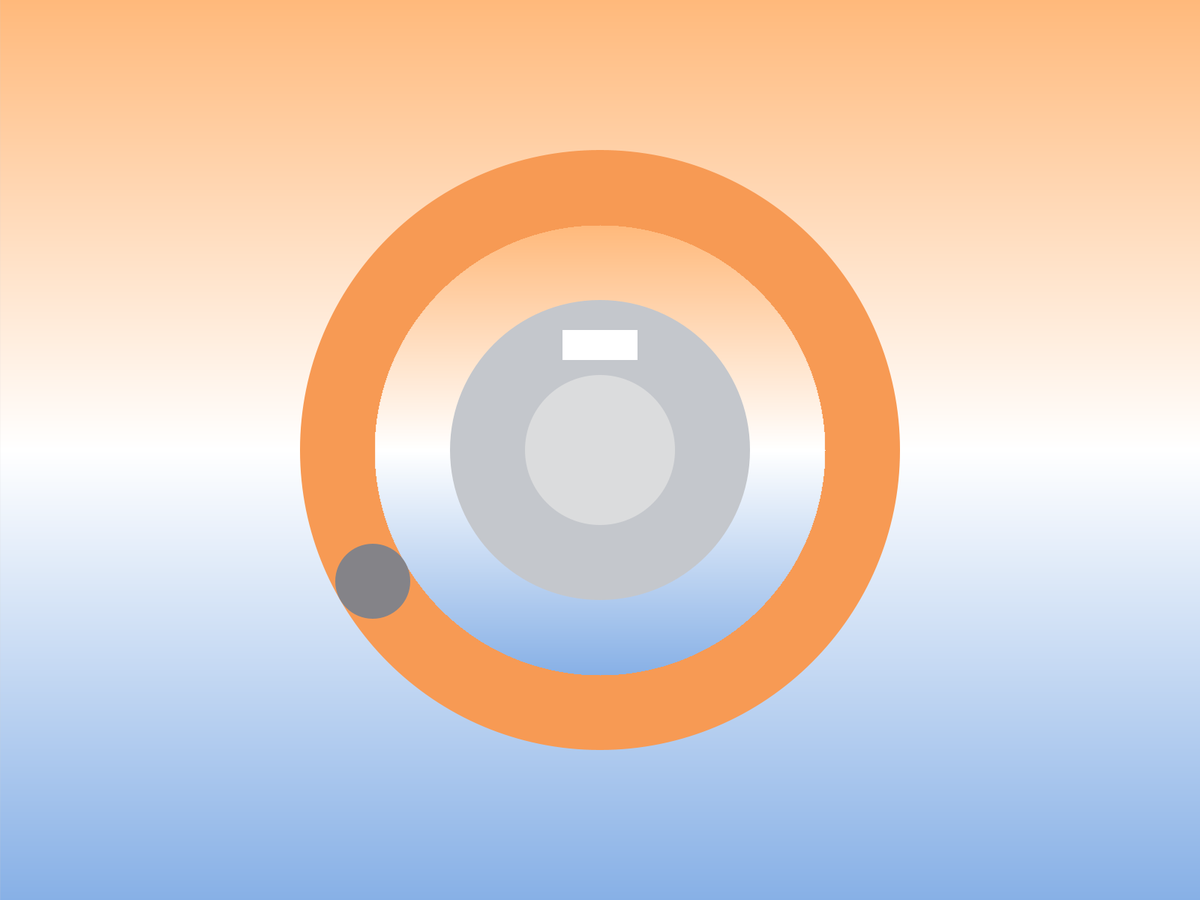
Frame 1 (no input)
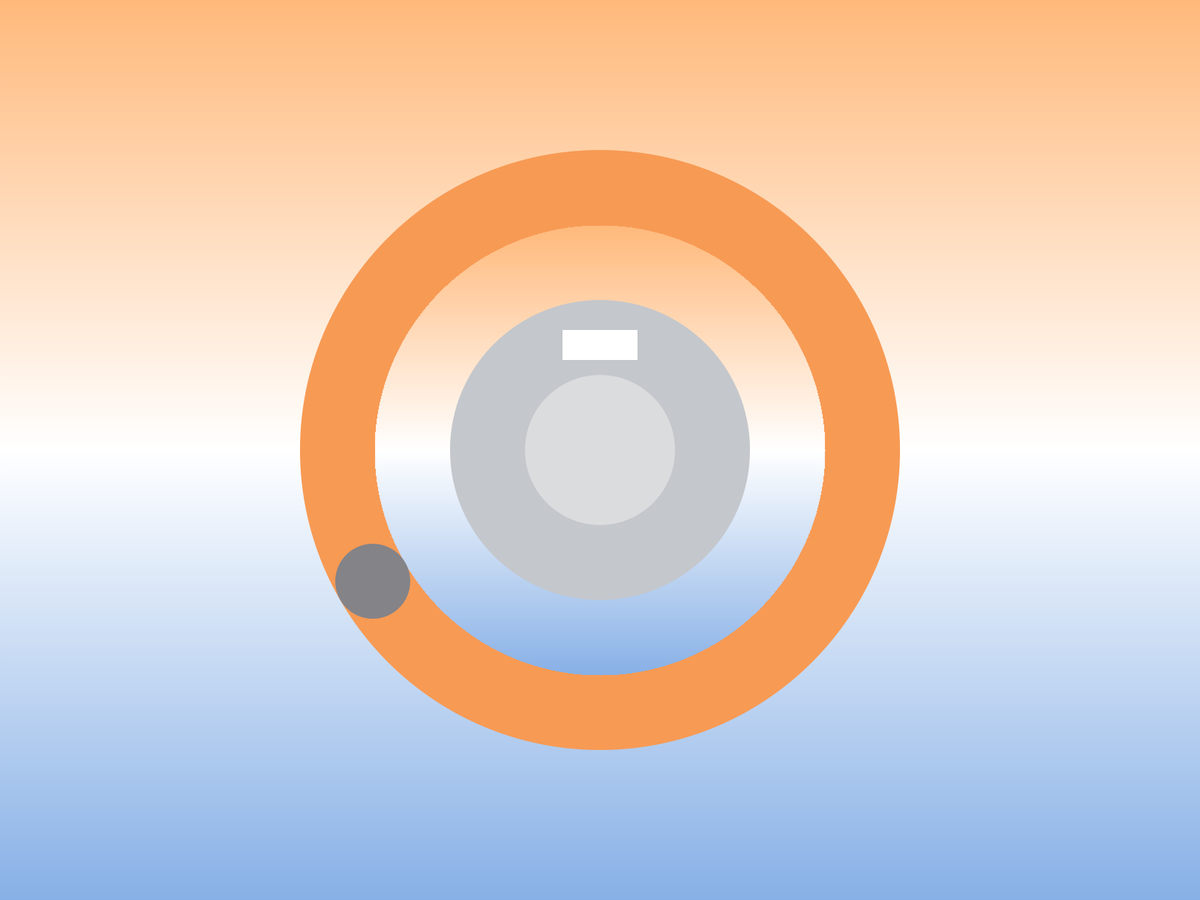
Frame 60 (the mouse pressed at the canvas centre just before this capture)
Frame 120 (the mouse held since frame 60 and released just before this capture): identical to frame 60, image omitted

The Processing sketch that drew these frames (run headless with seeded random() and noise(); from frame 60 on, the mouse is pressed at the canvas centre):

// Processing sketch: alarm
// ── alarm.pde

int centerX, centerY; // 圆心位置
int outerRadius = 400; // 外圆半径
int innerRadius = 300; // 内圆半径
int menuRadius = 200; // menu圆半径
int switchRadius = 100; // switch圆半径
int buttonRadius = 50; // 按钮半径
float angle; // 当前角度
float lastAngle; // 上一个角度位置
float maxAngle; // 按钮扫过的最远角度


void setup() {
  fullScreen(); // 设置窗口大小
  centerX = width / 2;
  centerY = height / 2;
  float initialAngle = 150 * (PI / 180); // 七点钟方向的角度，转换为弧度
  angle = initialAngle; // 设置初始角度为七点钟方向
  lastAngle = angle; // 设置初始的上一个角度
}

void draw() {
  drawGradientBackground(); // 绘制渐变背景
  drawRings();
  drawButton();
  drawWhiteRectangle(centerX, centerY-140); // 绘制长方形
}

// 自定义函数绘制橙色到白色再到蓝色的渐变背景
void drawGradientBackground() {
  for (int i = 0; i < height; i++) {
    float inter;
    int c;

    if (i < height / 2) {
      // 从橙色渐变到白色
      inter = map(i, 0, height / 2, 0, 1);
      c = lerpColor(color(255, 185, 123), color(255), inter);
    } else {
      // 从白色渐变到蓝色
      inter = map(i, height / 2, height, 0, 1);
      c = lerpColor(color(255), color(135, 176, 230), inter);
    }

    stroke(c);
    line(0, i, width, i);
  }
}

void drawRings() {
  fill(247,154,84); // 设置外圆颜色
  noStroke();
  ellipse(centerX, centerY, outerRadius * 2, outerRadius * 2); // 绘制外圆
  
  if (maxAngle > 150 * (PI / 180)) {
    fill(46, 46, 142); // 设置扫过区域的颜色为蓝色
    arc(centerX, centerY, outerRadius * 2, outerRadius * 2, 150 * (PI / 180), maxAngle); // 绘制扫过区域
  }
  drawInnerCircleLinearGradient(centerX, centerY, innerRadius);
  
  fill(196,199,204); // 设置menu圆颜色
  noStroke();
  ellipse(centerX, centerY, menuRadius * 2, menuRadius * 2); // 绘制menu圆
  
  fill(219,220,221); // 设置switch圆颜色
  noStroke();
  ellipse(centerX, centerY, switchRadius * 2, switchRadius * 2); // 绘制switch圆
  
}

void drawInnerCircleLinearGradient(int cx, int cy, int radius) {
  noFill();
  for (int y = cy - radius; y <= cy + radius; y++) {
    float inter = map(y, cy - radius, cy + radius, 0, 1);
    int c;
    if (y < cy) { // 上半部分：从橙色渐变到白色
      c = lerpColor(color(255, 185, 123), color(255), map(y, cy - radius, cy, 0, 1));
    } else { // 下半部分：从白色渐变到蓝色
      c = lerpColor(color(255), color(135, 176, 230), map(y, cy, cy + radius, 0, 1));
    }
    stroke(c);

    // 计算该y坐标下，线条的起始和结束x坐标
    float dx = sqrt(sq(radius) - sq(cy - y));
    line(cx - dx, y, cx + dx, y);
  }
}


void drawWhiteRectangle(int x, int y) {
  noStroke(); // 无边框
  fill(255); // 白色填充
  rectMode(CENTER); // 设置绘制模式为中心点模式
  rect(x, y, 100,40); // 绘制长方形
}

void drawButton() {
  int x = centerX + int(cos(angle) * (outerRadius + innerRadius) / 2);
  int y = centerY + int(sin(angle) * (outerRadius + innerRadius) / 2);

  fill(132,131,136); // 设置按钮颜色为灰色
  ellipse(x, y, buttonRadius * 2, buttonRadius * 2); // 绘制按钮
}

void mousePressed() {
  // 计算鼠标和按钮中心的距离
}

void mouseDragged() {
  float dx = mouseX - centerX;
  float dy = mouseY - centerY;
  float currentAngle = atan2(dy, dx);
  
  if (currentAngle < 150 * (PI / 180)) {
    currentAngle += TWO_PI; // 确保角度是正值
  }

  // 检查是否反向旋转
  if (currentAngle < lastAngle) {
    maxAngle = currentAngle; // 减少蓝色轨迹覆盖范围
  } else if (currentAngle > maxAngle) {
    maxAngle = currentAngle; // 增加蓝色轨迹覆盖范围
  }

  lastAngle = currentAngle; // 更新上一个角度
  angle = currentAngle; // 更新当前角度
}

 void mouseReleased() {
  // [鼠标释放事件处理代码]
}
